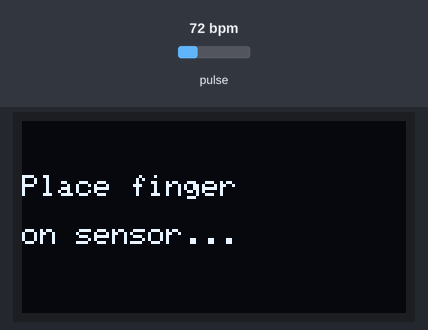
Recording of a sketch running on a simulated ESP32. Parts: 128×64 one-colour display. The inputs (shaded band) are chosen by the test bench; at power-on: pulse 72 bpm. What the sketch prints to the serial monitor is not drawn.

Above: at 0.1 s.
At 0.7 s:
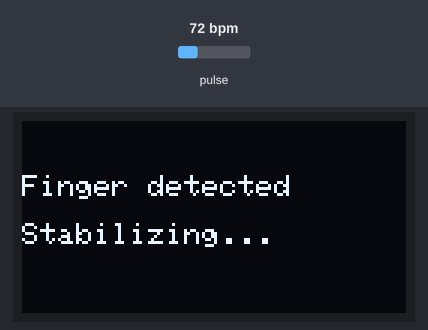
At 2.7 s:
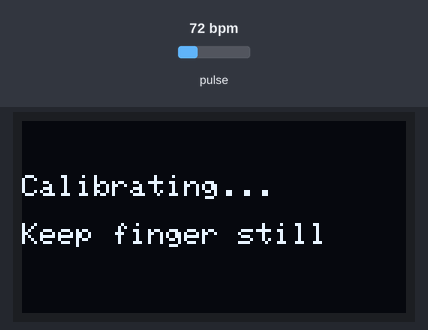
At 22.65 s:
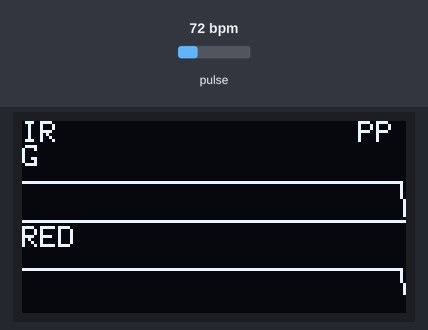
At 31.21 s:
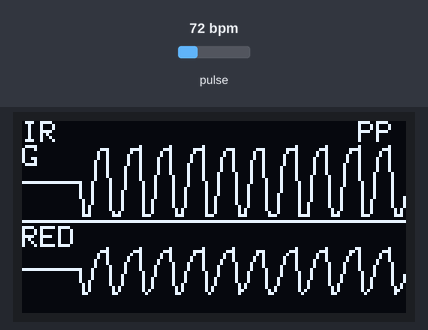
At 39.85 s:
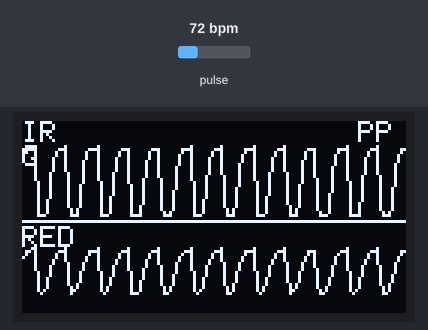

Measured:
- what the display in image 0 shows lasts 0.5 s, from 0.1 s to 0.6 s
- what the display in image 1 shows lasts 2.0 s, from 0.6 s to 2.6 s
- what the display in image 2 shows lasts 20.0 s, from 2.6 s to 22.6 s

The sketch:

heartRate_Plot_Display.ino
```cpp
#include <Arduino.h>
#include <Wire.h>

#include "MAX30105.h"

#include <Adafruit_GFX.h>
#include <Adafruit_SH110X.h>

// Place your index finger softly on the sensor. Wait for 20-30 seconds for the plot/graph to appear.
// if the output not properly plotted, try restarting the process

#define SDA_PIN 21
#define SCL_PIN 22

// ============================================================
// DEVICES
// ============================================================

MAX30105 sensor;

Adafruit_SH1106G display(
  128,
  64,
  &Wire,
  -1
);

// ============================================================
// SENSOR SETTINGS
// ============================================================

const int SAMPLE_RATE = 100;

const long FINGER_THRESHOLD = 10000;

// ============================================================
//  CALIBRATION
// ============================================================

const unsigned long STABILIZE_MS = 2000;


const int CAL_SAMPLES = 500;

unsigned long fingerStart = 0;


const float BASELINE_ALPHA = 0.010f;

const float SMOOTH_ALPHA_1 = 0.55f;
const float SMOOTH_ALPHA_2 = 0.50f;


float irBaseline = 0.0f;
float redBaseline = 0.0f;

float irSmooth1 = 0.0f;
float redSmooth1 = 0.0f;

float irSmooth2 = 0.0f;
float redSmooth2 = 0.0f;

bool fingerPresent = false;
bool initialized = false;


float irCal[CAL_SAMPLES];
float redCal[CAL_SAMPLES];

int calIndex = 0;

bool calibrationDone = false;

float irCenter = 0.0f;
float redCenter = 0.0f;

float irAmplitude = 100.0f;
float redAmplitude = 100.0f;

// ============================================================
// WAVEFORM SETTINGS
// ============================================================

const float IR_DISPLAY_AMPLITUDE = 0.95f;
const float RED_DISPLAY_AMPLITUDE = 0.65f;

const float IR_SHAPE_GAIN = 2.8f;
const float RED_SHAPE_GAIN = 1.6f;

// ============================================================
// OLED WAVEFORM BUFFER
// ============================================================

#define SCREEN_WIDTH 128

const int IR_CENTER_Y = 20;
const int RED_CENTER_Y = 49;

// Pixel amplitude
const float IR_PIXEL_GAIN = 13.0f;
const float RED_PIXEL_GAIN = 13.0f;

// Store one Y position for every OLED column
int irWaveBuffer[SCREEN_WIDTH];
int redWaveBuffer[SCREEN_WIDTH];

int waveIndex = 0;


const unsigned long OLED_INTERVAL_MS = 50;

unsigned long lastOLEDUpdate = 0;

// ============================================================
// SERIAL PLOTTER
// ============================================================

const int SERIAL_DIVIDER = 2;

int serialCounter = 0;

// ============================================================
// SORT ARRAY
// ============================================================

void sortArray(float *data, int n)
{
  for (int i = 1; i < n; i++)
  {
    float value = data[i];

    int j = i - 1;

    while (j >= 0 && data[j] > value)
    {
      data[j + 1] = data[j];
      j--;
    }

    data[j + 1] = value;
  }
}

// ============================================================
// CALIBRATION
// ============================================================

void calculateCalibration()
{
  sortArray(irCal, calIndex);
  sortArray(redCal, calIndex);

  int mid = calIndex / 2;

  irCenter = irCal[mid];
  redCenter = redCal[mid];

  int p10 =
    (int)(0.10f * (calIndex - 1));

  int p90 =
    (int)(0.90f * (calIndex - 1));

  float irLow = irCal[p10];
  float irHigh = irCal[p90];

  float redLow = redCal[p10];
  float redHigh = redCal[p90];

  irAmplitude =
    (irHigh - irLow) * 0.5f;

  redAmplitude =
    (redHigh - redLow) * 0.5f;

  if (irAmplitude < 20.0f)
    irAmplitude = 20.0f;

  if (redAmplitude < 20.0f)
    redAmplitude = 20.0f;

  calibrationDone = true;
}

void clearWaveBuffers()
{
  for (int i = 0; i < SCREEN_WIDTH; i++)
  {
    irWaveBuffer[i] = IR_CENTER_Y;
    redWaveBuffer[i] = RED_CENTER_Y;
  }

  waveIndex = 0;
}


void resetSignal()
{
  irBaseline = 0.0f;
  redBaseline = 0.0f;

  irSmooth1 = 0.0f;
  redSmooth1 = 0.0f;

  irSmooth2 = 0.0f;
  redSmooth2 = 0.0f;

  irCenter = 0.0f;
  redCenter = 0.0f;

  irAmplitude = 100.0f;
  redAmplitude = 100.0f;

  initialized = false;

  calibrationDone = false;

  calIndex = 0;

  serialCounter = 0;

  clearWaveBuffers();
}


void showMessage(
  const char *line1,
  const char *line2 = nullptr
)
{
  display.clearDisplay();

  display.setTextColor(SH110X_WHITE);

  display.setTextSize(1);

  display.setCursor(0, 18);
  display.println(line1);

  if (line2 != nullptr)
  {
    display.setCursor(0, 34);
    display.println(line2);
  }

  display.display();
}


void addWavePoint(
  float irWave,
  float redWave
)
{

  int irY =
    IR_CENTER_Y -
    (int)(irWave * IR_PIXEL_GAIN);

  int redY =
    RED_CENTER_Y -
    (int)(redWave * RED_PIXEL_GAIN);

  irY = constrain(irY, 8, 31);

  redY = constrain(redY, 38, 61);

  for (int i = 0; i < SCREEN_WIDTH - 1; i++)
  {
    irWaveBuffer[i] =
      irWaveBuffer[i + 1];

    redWaveBuffer[i] =
      redWaveBuffer[i + 1];
  }

  // Add newest sample at right side
  irWaveBuffer[SCREEN_WIDTH - 1] = irY;
  redWaveBuffer[SCREEN_WIDTH - 1] = redY;
}


void drawWaveforms()
{
  display.clearDisplay();

  display.setTextColor(SH110X_WHITE);

  display.setTextSize(1);

  display.setCursor(0, 0);
  display.print("IR");

  display.setCursor(112, 0);
  display.print("PPG");

  display.drawLine(
    0,
    33,
    127,
    33,
    SH110X_WHITE
  );

  display.setCursor(0, 35);
  display.print("RED");

  // ==========================================================
  // DRAW IR WAVEFORM
  // ==========================================================

  for (int x = 1; x < SCREEN_WIDTH; x++)
  {
    display.drawLine(
      x - 1,
      irWaveBuffer[x - 1],
      x,
      irWaveBuffer[x],
      SH110X_WHITE
    );
  }

  // ==========================================================
  // DRAW RED WAVEFORM
  // ==========================================================

  for (int x = 1; x < SCREEN_WIDTH; x++)
  {
    display.drawLine(
      x - 1,
      redWaveBuffer[x - 1],
      x,
      redWaveBuffer[x],
      SH110X_WHITE
    );
  }

  display.display();
}

void setup()
{
  Serial.begin(115200);

  Wire.begin(
    SDA_PIN,
    SCL_PIN
  );

  Wire.setClock(400000);


  if (!display.begin(0x3C, true))
  {
    while (1)
    {
      delay(1000);
    }
  }

  display.clearDisplay();

  display.setTextColor(SH110X_WHITE);

  showMessage(
    "Starting...",
    "MAX30102 + OLED"
  );


  if (!sensor.begin(
        Wire,
        I2C_SPEED_FAST
      ))
  {
    showMessage(
      "MAX30102 ERROR",
      "Check wiring"
    );

    while (1)
    {
      delay(1000);
    }
  }

  // ==========================================================
  // MAX30102 CONFIGURATION
  // ==========================================================

  byte ledBrightness = 16;

  byte sampleAverage = 4;

  byte ledMode = 2;

  int sampleRate = SAMPLE_RATE;

  int pulseWidth = 411;

  int adcRange = 16384;

  sensor.setup(
    ledBrightness,
    sampleAverage,
    ledMode,
    sampleRate,
    pulseWidth,
    adcRange
  );

  sensor.setPulseAmplitudeIR(0x10);

  sensor.setPulseAmplitudeRed(0x10);

  sensor.setPulseAmplitudeGreen(0);

  resetSignal();

  showMessage(
    "Place finger",
    "on sensor..."
  );

  delay(500);
}

void loop()
{
  sensor.check();

  while (sensor.available())
  {

    float irRaw =
      (float)sensor.getFIFOIR();

    float redRaw =
      (float)sensor.getFIFORed();

    sensor.nextSample();


    if (irRaw < FINGER_THRESHOLD)
    {
      if (fingerPresent)
      {
        resetSignal();

        showMessage(
          "Place finger",
          "on sensor..."
        );
      }

      fingerPresent = false;

      continue;
    }


    if (!fingerPresent)
    {
      fingerPresent = true;

      fingerStart = millis();

      resetSignal();

      showMessage(
        "Finger detected",
        "Stabilizing..."
      );
    }


    if (!initialized)
    {
      irBaseline = irRaw;
      redBaseline = redRaw;

      initialized = true;

      continue;
    }


    irBaseline +=
      BASELINE_ALPHA *
      (irRaw - irBaseline);

    redBaseline +=
      BASELINE_ALPHA *
      (redRaw - redBaseline);

    float irAC =
      irRaw - irBaseline;

    float redAC =
      redRaw - redBaseline;

    irSmooth1 +=
      SMOOTH_ALPHA_1 *
      (irAC - irSmooth1);

    redSmooth1 +=
      SMOOTH_ALPHA_1 *
      (redAC - redSmooth1);


    irSmooth2 +=
      SMOOTH_ALPHA_2 *
      (irSmooth1 - irSmooth2);

    redSmooth2 +=
      SMOOTH_ALPHA_2 *
      (redSmooth1 - redSmooth2);


    if (
      millis() - fingerStart
      <
      STABILIZE_MS
    )
    {
      continue;
    }


    if (!calibrationDone)
    {
      if (calIndex == 0)
      {
        showMessage(
          "Calibrating...",
          "Keep finger still"
        );
      }

      if (calIndex < CAL_SAMPLES)
      {
        irCal[calIndex] =
          irSmooth2;

        redCal[calIndex] =
          redSmooth2;

        calIndex++;
      }

      if (calIndex >= CAL_SAMPLES)
      {
        calculateCalibration();

        clearWaveBuffers();

        display.clearDisplay();
        display.display();
      }

      continue;
    }

    float irSignal =
      irSmooth2 -
      irCenter;

    float redSignal =
      redSmooth2 -
      redCenter;

    float irNormalized =
      irSignal /
      irAmplitude;

    float redNormalized =
      redSignal /
      redAmplitude;


    float irWave =
      tanhf(
        irNormalized *
        IR_SHAPE_GAIN
      ) *
      IR_DISPLAY_AMPLITUDE;

    float redWave =
      tanhf(
        redNormalized *
        RED_SHAPE_GAIN
      ) *
      RED_DISPLAY_AMPLITUDE;

    irWave = -irWave;
    redWave = -redWave;


    serialCounter++;

    if (
      serialCounter >=
      SERIAL_DIVIDER
    )
    {
      serialCounter = 0;

      Serial.print(
        "IR_Heart:"
      );

      Serial.print(
        irWave,
        4
      );

      Serial.print(",");

      Serial.print(
        "RED_Heart:"
      );

      Serial.println(
        redWave,
        4
      );
    }


    if (
      millis() -
      lastOLEDUpdate
      >=
      OLED_INTERVAL_MS
    )
    {
      lastOLEDUpdate =
        millis();

      addWavePoint(
        irWave,
        redWave
      );

      drawWaveforms();
    }
  }

  delay(1);
}
```
